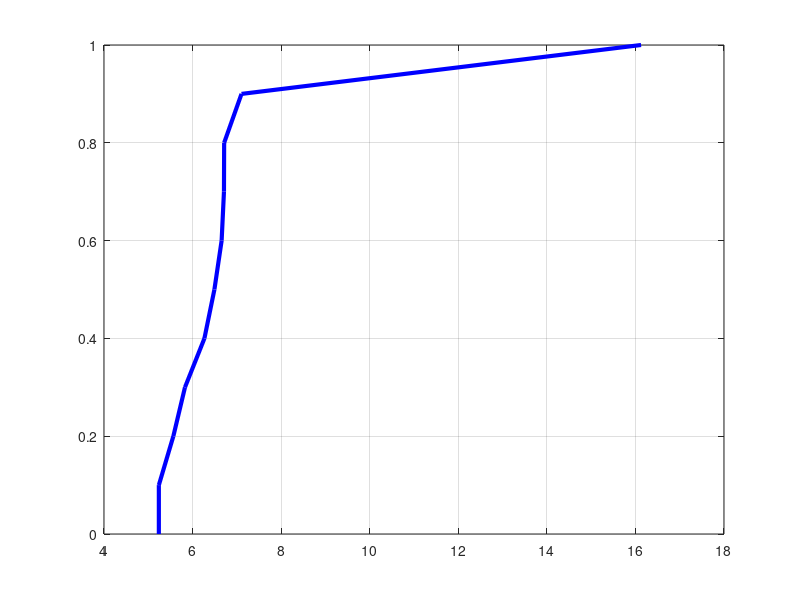

Here is the MATLAB script that generated this plot:
close all;
clear all;
clc;
%TransPwEva(10,10,5e3);
%BackscatterEva(10,10,0.1);

%NumbSTEva(10,0.1,5e3);
%DistanceEva(10,10,5e3);
%DistanceRdEva(10,2,5e3);
load Output2.txt
[f2,x] = ecdf(Output2);
plot(x,f2,'b','LineWidth',3);
grid on;
hold on;

%T = table(out_Int,HTT_mode);
%T(1:1,:);